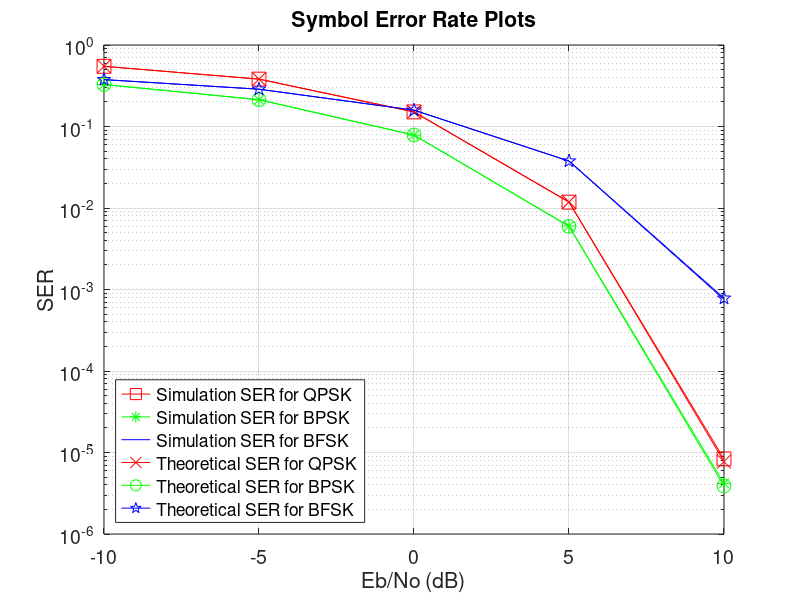
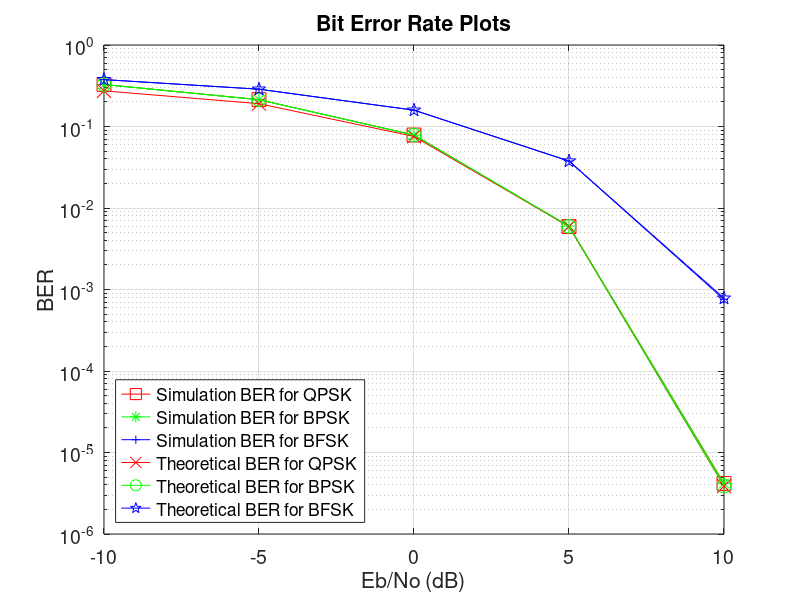

The MATLAB source for these figures, in order:
clear;clc;
err_min=100;            % Minimum number of errors to proceed for a specified SNR level and modulation scheme
sim_lim = 20;           % Minimum number of simulations to average over for a specified SNR level and modulation scheme
bpsk_sym = [-1,1];      % Baseband BPSK symbols
qpsk_sym = pskmod(0:3,4,pi/4); % Baseband QPSK symbols
qpsk_bits =[0,0;0,1;1,1;1,0];  % Gray coded bits corresponding to each QPSK symbol
bfsk_sym = [1,1i];             % Baseband BFSK symbols 
SNR_int = -10:5:10;            % SNR levels
errs_store = zeros(3,length(SNR_int),2);     % Placeholder matrix to store errors for each SNR level and modulation scheme
ber = zeros(length(SNR_int),1);              % Placeholder array to store BER of QPSK
seq_len = 1e5;                 % Number of generated symbols for each simulation
for modulation =1:3            % i=1 --> QPSK, i=2 --> BPSK, i=3 --> BFSK
    for snr=SNR_int
        snr_index = snr/5+3;
        err_check = true;
        if(modulation==1)
            sim_num = 0;
            noise_variance = 1/(2*2*10.^(snr/10));      % Converted Eb/No to Es/No since Es = 1, then divided by 2 to have No/2
            while ((err_check==true || sim_num <= sim_lim))
                sim_num = sim_num + 1;
                info_seq = randi([0,3],seq_len,1);
                info_bits = qpsk_bits(info_seq+1,:);
                info_bits2 = info_bits';
                info_bits3 = info_bits2(:);
                four_sym_seq = conj(qpsk_sym(info_seq+1)');
                four_sym_seq = four_sym_seq + sqrt(noise_variance).*(randn(seq_len,1)+1i.*randn(seq_len,1));
                % Noise variance is divided by 2 to make overall noise
                % variance No/2, in-phase and quadrature components are
                % added
                four_sym_seq = repmat(four_sym_seq,[1,4]);
                norms = abs(four_sym_seq-repmat(qpsk_sym,[seq_len,1]));
                [~,detected] = min(norms,[],2); % Maximum Likelihood detection rule due to uniformly generated info bits
                detected = detected-1;
                err = length(find(detected~=info_seq));
                detected_bits = qpsk_bits(detected+1,:);
                detected_bits2 = detected_bits';
                detected_bits3 = detected_bits2(:);
                ber_temp = length(find(detected_bits3~=info_bits3));
                ber(snr_index) = ber(snr_index) + ber_temp;
                errs_store(modulation,snr_index,1)=errs_store(modulation,snr_index,1)+err;
                if(errs_store(modulation,snr_index,1)>100),err_check=false;end
            end
            errs_store(modulation,snr_index,2)=sim_num;
        else
            noise_variance = 1/(2*10.^(snr/10));
            err_check=true;
            sim_num=0;
            while (err_check==true || sim_num <= sim_lim)
                sim_num = sim_num + 1;
                info_seq = randi([0,1],seq_len,1);
                if(modulation==2)
                    sym_seq = bpsk_sym(info_seq+1)';
                    sym_seq = sym_seq + sqrt(noise_variance).*randn(seq_len,1);
                    detected = sym_seq>0;
                else
                    sym_seq = conj(bfsk_sym(info_seq+1)');
                    sym_seq = sym_seq+sqrt(noise_variance).*(randn(seq_len,1)+1i.*randn(seq_len,1));
                    sym_seq = repmat(sym_seq,[1,2]);
                    norms = abs(sym_seq-repmat(bfsk_sym,[seq_len,1]));
                    [~,detected] = min(norms,[],2);
                    detected = detected-1;                    
                end
                err = length(find(detected~=info_seq));
                errs_store(modulation,snr_index,1)=errs_store(modulation,snr_index,1)+err;
                if(errs_store(modulation,snr_index,1)>100),err_check=false;end           
            end
            errs_store(modulation,snr_index,2)=sim_num;
        end
    end
end
err_store = errs_store(:,:,1)./errs_store(:,:,2)./seq_len;
ber = ber'./errs_store(1,:,2)./seq_len./2;
EbNo = 10.^(SNR_int./10);
theoretical_symbol_error_qpsk = 2.*qfunc(sqrt(2.*EbNo)).*(1-0.5.*qfunc(sqrt(2.*EbNo)));
theoretical_bit_error_bpsk = qfunc(sqrt(2.*EbNo));
theoretical_bit_error_bfsk = qfunc(sqrt(EbNo));
semilogy(SNR_int,err_store(1,:),'r-s','MarkerSize',10);hold on;xlabel('Eb/No (dB)');ylabel('SER');grid on;
semilogy(SNR_int,err_store(2,:),'g-*','MarkerSize',10);title('Symbol Error Rate Plots');xticks(-10:5:10);
semilogy(SNR_int,err_store(3,:),'b');
semilogy(SNR_int,theoretical_symbol_error_qpsk,'r-x','MarkerSize',10);
semilogy(SNR_int,theoretical_bit_error_bpsk,'g-o','MarkerSize',10);
semilogy(SNR_int,theoretical_bit_error_bfsk,'b-p','MarkerSize',10);
legend('Simulation SER for QPSK','Simulation SER for BPSK','Simulation SER for BFSK',...
    'Theoretical SER for QPSK','Theoretical SER for BPSK','Theoretical SER for BFSK','Location','southwest');
set(gca,'FontSize',14);
figure,
semilogy(SNR_int,ber,'r-s','MarkerSize',10);hold on;xlabel('Eb/No (dB)');ylabel('BER');grid on;
semilogy(SNR_int,err_store(2,:),'g-*','MarkerSize',10);title('Bit Error Rate Plots');xticks(-10:5:10);
semilogy(SNR_int,err_store(3,:),'b-+');
semilogy(SNR_int,theoretical_symbol_error_qpsk./2,'r-x','MarkerSize',10);
semilogy(SNR_int,theoretical_bit_error_bpsk,'g-o','MarkerSize',10);
semilogy(SNR_int,theoretical_bit_error_bfsk,'b-p','MarkerSize',10);
legend('Simulation BER for QPSK','Simulation BER for BPSK','Simulation BER for BFSK',...
    'Theoretical BER for QPSK','Theoretical BER for BPSK','Theoretical BER for BFSK','Location','southwest');
set(gca,'FontSize',14);
